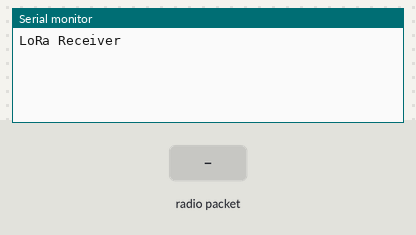
A sketch run on a simulated ESP32. Shown: the last lines printed to the serial monitor. Inputs (shaded band) come from the test bench. No radio packets arrive unless stated.

Above: at 1.2 s.
1.3 s: radio packet "1" arrives
At 2.5 s:
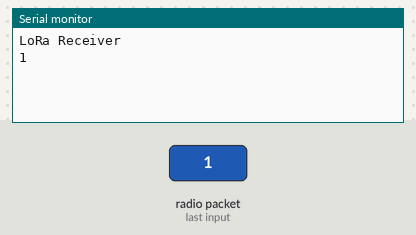
2.8 s: radio packet "0" arrives
At 3.8 s:
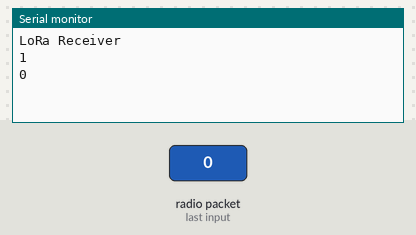
4.3 s: radio packet "2" arrives
At 4.9 s:
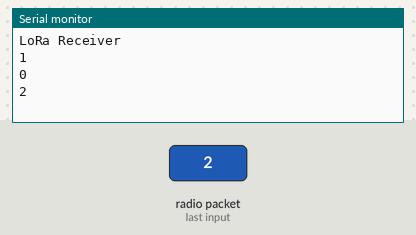

The sketch:

ESP32.ino
```cpp
#include <SPI.h>
#include <LoRa.h>
void setup() {
  Serial.begin(9600);
  while (!Serial);

  Serial.println("LoRa Receiver");

  if (!LoRa.begin(868000000)) {
    Serial.println("Erreur lors de l'initialisation LoRa.");
    while (1);
  }
}

void loop() {
  int packetSize = LoRa.parsePacket();
  if (packetSize) {
    // Lecture du contenu du paquet
    while (LoRa.available()) {
      Serial.print((char)LoRa.read());
    }
    Serial.println();
  }
}
```

Measured:
- after the input at 1.3 s, the serial monitor: prints a new line at once (image 1)
- after the input at 2.8 s, the serial monitor: prints a new line at once (image 2)
- after the input at 4.3 s, the serial monitor: prints a new line at once (image 3)
